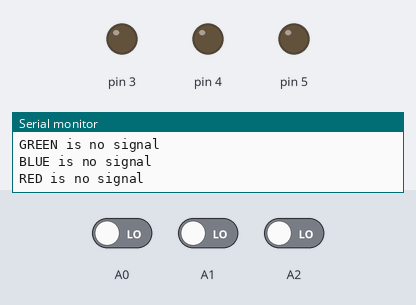
Recording of a sketch running on a simulated Arduino Uno, built with avr-gcc and run on an emulated ATmega328P. On the bench: output pins drawn as LEDs (lit = HIGH), the last lines printed to the serial monitor. Dashed ring = blinking. Inputs (shaded band) come from the test bench; at power-on: A0 LOW, A1 LOW, A2 LOW. No radio packets arrive unless stated.

Above: at 2.0 s.
2.1 s: A0 driven HIGH
At 3.4 s:
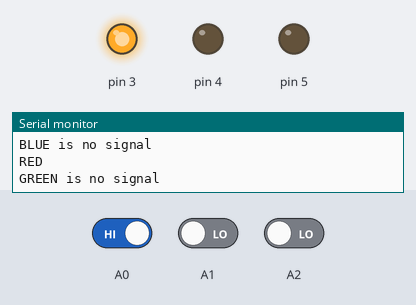
3.9 s: A1 driven HIGH
At 4.61 s:
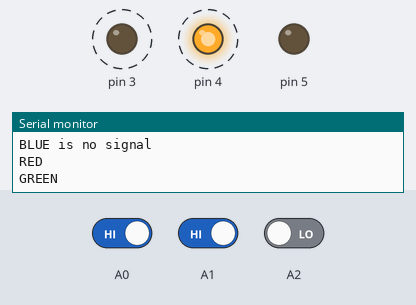
7.1 s: A2 driven HIGH
At 7.73 s:
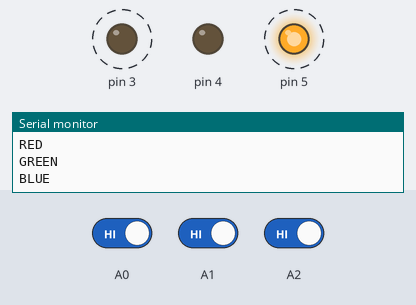
10.3 s: A2 driven LOW
At 10.96 s:
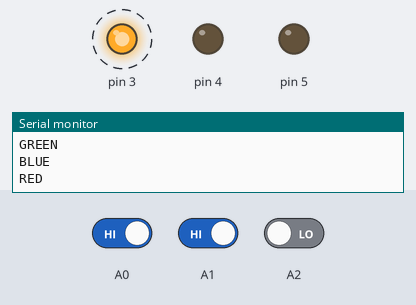
13.5 s: A0 driven LOW
At 13.5 s:
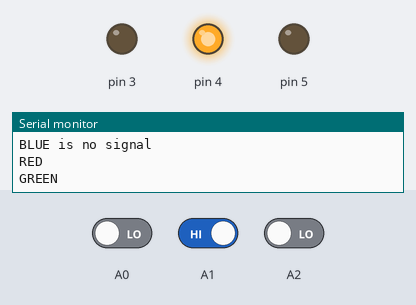
15.0 s: A1 driven LOW
At 15.8 s:
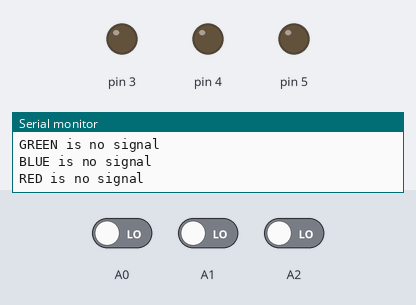
Timing chart, 0 to 18.0 s (numbered marks = the images above; inputs shaded):
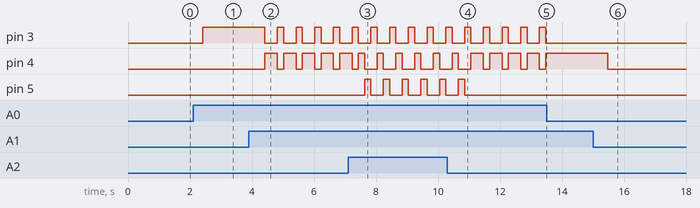

The sketch:

Take_3_SIGNAL.ino
```cpp
#include <SPI.h>
#include <nRF24L01.h>
#include <RF24.h>

RF24 radio(7, 8); // SPI 버스에 nRF24L01 라디오를 설정하기 위해 CE, CSN를 선언.
const byte address[6] = "00001"; //주소값을 5가지 문자열로 변경할 수 있으며, 송신기와 수신기가 동일한 주소로 해야됨.
void setup() {
  Serial.begin(9600);
  radio.begin();
  radio.openWritingPipe(address); //이전에 설정한 5글자 문자열인 데이터를 보낼 수신의 주소를 설정
  radio.setPALevel(RF24_PA_MIN); //전원공급에 관한 파워레벨을 설정합니다. 모듈 사이가 가까우면 최소로 설정합니다.
pinMode(3,OUTPUT);
pinMode(4,OUTPUT);
pinMode(5,OUTPUT);
//거리가 가까운 순으로 RF24_PA_MIN / RF24_PA_LOW / RF24_PA_HIGH / RF24_PA_MAX 등으로 설정할 수 있습니다.

//높은 레벨(거리가 먼 경우)은 작동하는 동안 안정적인 전압을 가지도록 GND와 3.3V에 바이패스 커패시터 사용을 권장함.

  radio.stopListening();  //모듈을 송신기로 설정
}
void loop() {
  int sensorValue_1 = digitalRead(A0);
  int sensorValue_2 = digitalRead(A1);
  int sensorValue_3 = digitalRead(A2);

  if(sensorValue_1 == 1){
    //const char text[] = "RED";
    int text = 11;
    radio.write(&text, sizeof(text)); //해당 메시지를 수신자에게 보냄
    Serial.println("RED");
    digitalWrite(3,HIGH);
    digitalWrite(4,LOW);
    digitalWrite(5,LOW);
    delay(200);
  }else{
    Serial.println("RED is no signal");
    delay(200);
    digitalWrite(3,LOW);
  }
////////////////////
  if(sensorValue_2 == 1){
    //const char text[] = "GREEN";
    int text = 22;
    radio.write(&text, sizeof(text)); //해당 메시지를 수신자에게 보냄
    Serial.println("GREEN");
    digitalWrite(3,LOW);
    digitalWrite(4,HIGH);
    digitalWrite(5,LOW);
    delay(200);
  }else{
    Serial.println("GREEN is no signal");
    delay(200);
    digitalWrite(4,LOW);
  }
//////////////////
  if(sensorValue_3 == 1){
    //const char text[] = "BLUE";
    int text = 33;
    radio.write(&text, sizeof(text)); //해당 메시지를 수신자에게 보냄
    Serial.println("BLUE");
    digitalWrite(3,LOW);
    digitalWrite(4,LOW);
    digitalWrite(5,HIGH);
    delay(200);
  }else{
    Serial.println("BLUE is no signal");
    delay(200);
    digitalWrite(5,LOW);
  }
  Serial.println("");
}
```

Measured:
- after the input at 2.1 s, pin 3: LOW → HIGH after 0.31 s
- after the input at 3.9 s, pin 3: alternates HIGH for 0.20 s and LOW for 0.40 s, starting after 0.52 s; pin 4: alternates HIGH for 0.40 s and LOW for 0.20 s, starting after 0.52 s
- after the input at 7.1 s, pin 5: alternates HIGH for 0.20 s and LOW for 0.40 s, starting after 0.53 s
- after the input at 10.3 s, pin 5: goes on until 10.9 s, then stays LOW
- after the input at 13.5 s, pin 3: stops changing and stays LOW; pin 4: stops changing and stays HIGH
- after the input at 15.0 s, pin 4: HIGH → LOW after 0.48 s
